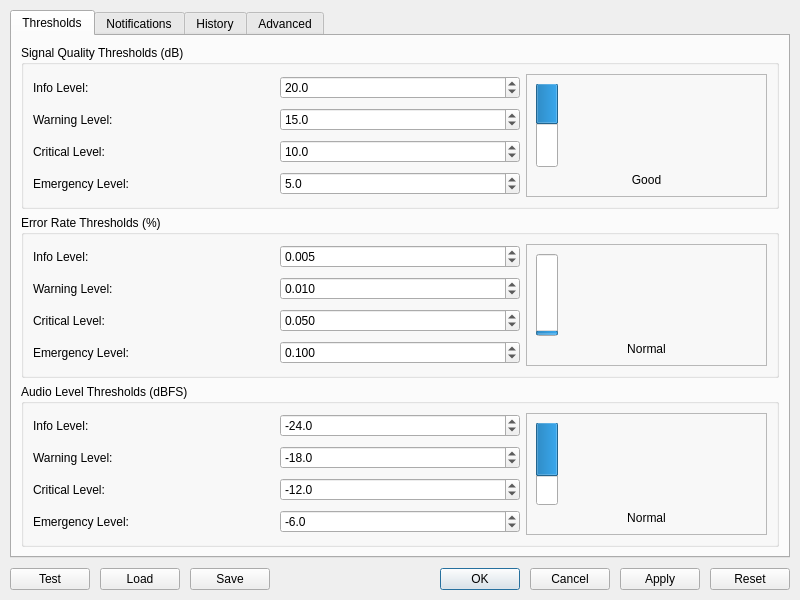
<?xml version="1.0" encoding="UTF-8"?>
<ui version="4.0">
 <class>AlertConfigurationDialog</class>
 <widget class="QDialog" name="AlertConfigurationDialog">
  <property name="geometry">
   <rect>
    <x>0</x>
    <y>0</y>
    <width>800</width>
    <height>600</height>
   </rect>
  </property>
  <property name="minimumSize">
   <size>
    <width>700</width>
    <height>500</height>
   </size>
  </property>
  <property name="windowTitle">
   <string>Alert Configuration</string>
  </property>
  <property name="modal">
   <bool>true</bool>
  </property>
  <layout class="QVBoxLayout" name="mainLayout">
   <property name="spacing">
    <number>10</number>
   </property>
   <property name="leftMargin">
    <number>10</number>
   </property>
   <property name="topMargin">
    <number>10</number>
   </property>
   <property name="rightMargin">
    <number>10</number>
   </property>
   <property name="bottomMargin">
    <number>10</number>
   </property>
   <item>
    <widget class="QTabWidget" name="tabWidget">
     <property name="currentIndex">
      <number>0</number>
     </property>
     <widget class="QWidget" name="thresholdTab">
      <attribute name="title">
       <string>Thresholds</string>
      </attribute>
      <layout class="QVBoxLayout" name="thresholdTabLayout">
       <item>
        <widget class="QGroupBox" name="signalQualityGroup">
         <property name="title">
          <string>Signal Quality Thresholds (dB)</string>
         </property>
         <layout class="QGridLayout" name="signalQualityLayout">
          <item row="0" column="0">
           <widget class="QLabel" name="signalInfoLabel">
            <property name="text">
             <string>Info Level:</string>
            </property>
           </widget>
          </item>
          <item row="0" column="1">
           <widget class="QDoubleSpinBox" name="signalInfoThreshold">
            <property name="decimals">
             <number>1</number>
            </property>
            <property name="minimum">
             <double>0.000000000000000</double>
            </property>
            <property name="maximum">
             <double>50.000000000000000</double>
            </property>
            <property name="value">
             <double>20.000000000000000</double>
            </property>
           </widget>
          </item>
          <item row="1" column="0">
           <widget class="QLabel" name="signalWarningLabel">
            <property name="text">
             <string>Warning Level:</string>
            </property>
           </widget>
          </item>
          <item row="1" column="1">
           <widget class="QDoubleSpinBox" name="signalWarningThreshold">
            <property name="decimals">
             <number>1</number>
            </property>
            <property name="minimum">
             <double>0.000000000000000</double>
            </property>
            <property name="maximum">
             <double>50.000000000000000</double>
            </property>
            <property name="value">
             <double>15.000000000000000</double>
            </property>
           </widget>
          </item>
          <item row="2" column="0">
           <widget class="QLabel" name="signalCriticalLabel">
            <property name="text">
             <string>Critical Level:</string>
            </property>
           </widget>
          </item>
          <item row="2" column="1">
           <widget class="QDoubleSpinBox" name="signalCriticalThreshold">
            <property name="decimals">
             <number>1</number>
            </property>
            <property name="minimum">
             <double>0.000000000000000</double>
            </property>
            <property name="maximum">
             <double>50.000000000000000</double>
            </property>
            <property name="value">
             <double>10.000000000000000</double>
            </property>
           </widget>
          </item>
          <item row="3" column="0">
           <widget class="QLabel" name="signalEmergencyLabel">
            <property name="text">
             <string>Emergency Level:</string>
            </property>
           </widget>
          </item>
          <item row="3" column="1">
           <widget class="QDoubleSpinBox" name="signalEmergencyThreshold">
            <property name="decimals">
             <number>1</number>
            </property>
            <property name="minimum">
             <double>0.000000000000000</double>
            </property>
            <property name="maximum">
             <double>50.000000000000000</double>
            </property>
            <property name="value">
             <double>5.000000000000000</double>
            </property>
           </widget>
          </item>
          <item row="0" column="2" rowspan="4">
           <widget class="QFrame" name="signalIndicatorFrame">
            <property name="frameShape">
             <enum>QFrame::StyledPanel</enum>
            </property>
            <layout class="QVBoxLayout" name="signalIndicatorLayout">
             <item>
              <widget class="QProgressBar" name="signalQualityIndicator">
               <property name="maximum">
                <number>50</number>
               </property>
               <property name="value">
                <number>25</number>
               </property>
               <property name="orientation">
                <enum>Qt::Vertical</enum>
               </property>
               <property name="invertedAppearance">
                <bool>true</bool>
               </property>
              </widget>
             </item>
             <item>
              <widget class="QLabel" name="signalStatusLabel">
               <property name="text">
                <string>Good</string>
               </property>
               <property name="alignment">
                <set>Qt::AlignCenter</set>
               </property>
              </widget>
             </item>
            </layout>
           </widget>
          </item>
         </layout>
        </widget>
       </item>
       <item>
        <widget class="QGroupBox" name="errorRateGroup">
         <property name="title">
          <string>Error Rate Thresholds (%)</string>
         </property>
         <layout class="QGridLayout" name="errorRateLayout">
          <item row="0" column="0">
           <widget class="QLabel" name="errorInfoLabel">
            <property name="text">
             <string>Info Level:</string>
            </property>
           </widget>
          </item>
          <item row="0" column="1">
           <widget class="QDoubleSpinBox" name="errorInfoThreshold">
            <property name="decimals">
             <number>3</number>
            </property>
            <property name="minimum">
             <double>0.000000000000000</double>
            </property>
            <property name="maximum">
             <double>1.000000000000000</double>
            </property>
            <property name="singleStep">
             <double>0.001000000000000</double>
            </property>
            <property name="value">
             <double>0.005000000000000</double>
            </property>
           </widget>
          </item>
          <item row="1" column="0">
           <widget class="QLabel" name="errorWarningLabel">
            <property name="text">
             <string>Warning Level:</string>
            </property>
           </widget>
          </item>
          <item row="1" column="1">
           <widget class="QDoubleSpinBox" name="errorWarningThreshold">
            <property name="decimals">
             <number>3</number>
            </property>
            <property name="minimum">
             <double>0.000000000000000</double>
            </property>
            <property name="maximum">
             <double>1.000000000000000</double>
            </property>
            <property name="singleStep">
             <double>0.001000000000000</double>
            </property>
            <property name="value">
             <double>0.010000000000000</double>
            </property>
           </widget>
          </item>
          <item row="2" column="0">
           <widget class="QLabel" name="errorCriticalLabel">
            <property name="text">
             <string>Critical Level:</string>
            </property>
           </widget>
          </item>
          <item row="2" column="1">
           <widget class="QDoubleSpinBox" name="errorCriticalThreshold">
            <property name="decimals">
             <number>3</number>
            </property>
            <property name="minimum">
             <double>0.000000000000000</double>
            </property>
            <property name="maximum">
             <double>1.000000000000000</double>
            </property>
            <property name="singleStep">
             <double>0.001000000000000</double>
            </property>
            <property name="value">
             <double>0.050000000000000</double>
            </property>
           </widget>
          </item>
          <item row="3" column="0">
           <widget class="QLabel" name="errorEmergencyLabel">
            <property name="text">
             <string>Emergency Level:</string>
            </property>
           </widget>
          </item>
          <item row="3" column="1">
           <widget class="QDoubleSpinBox" name="errorEmergencyThreshold">
            <property name="decimals">
             <number>3</number>
            </property>
            <property name="minimum">
             <double>0.000000000000000</double>
            </property>
            <property name="maximum">
             <double>1.000000000000000</double>
            </property>
            <property name="singleStep">
             <double>0.001000000000000</double>
            </property>
            <property name="value">
             <double>0.100000000000000</double>
            </property>
           </widget>
          </item>
          <item row="0" column="2" rowspan="4">
           <widget class="QFrame" name="errorIndicatorFrame">
            <property name="frameShape">
             <enum>QFrame::StyledPanel</enum>
            </property>
            <layout class="QVBoxLayout" name="errorIndicatorLayout">
             <item>
              <widget class="QProgressBar" name="errorRateIndicator">
               <property name="maximum">
                <number>100</number>
               </property>
               <property name="value">
                <number>2</number>
               </property>
               <property name="orientation">
                <enum>Qt::Vertical</enum>
               </property>
               <property name="invertedAppearance">
                <bool>false</bool>
               </property>
              </widget>
             </item>
             <item>
              <widget class="QLabel" name="errorStatusLabel">
               <property name="text">
                <string>Normal</string>
               </property>
               <property name="alignment">
                <set>Qt::AlignCenter</set>
               </property>
              </widget>
             </item>
            </layout>
           </widget>
          </item>
         </layout>
        </widget>
       </item>
       <item>
        <widget class="QGroupBox" name="audioLevelGroup">
         <property name="title">
          <string>Audio Level Thresholds (dBFS)</string>
         </property>
         <layout class="QGridLayout" name="audioLevelLayout">
          <item row="0" column="0">
           <widget class="QLabel" name="audioInfoLabel">
            <property name="text">
             <string>Info Level:</string>
            </property>
           </widget>
          </item>
          <item row="0" column="1">
           <widget class="QDoubleSpinBox" name="audioInfoThreshold">
            <property name="decimals">
             <number>1</number>
            </property>
            <property name="minimum">
             <double>-120.000000000000000</double>
            </property>
            <property name="maximum">
             <double>0.000000000000000</double>
            </property>
            <property name="value">
             <double>-24.000000000000000</double>
            </property>
           </widget>
          </item>
          <item row="1" column="0">
           <widget class="QLabel" name="audioWarningLabel">
            <property name="text">
             <string>Warning Level:</string>
            </property>
           </widget>
          </item>
          <item row="1" column="1">
           <widget class="QDoubleSpinBox" name="audioWarningThreshold">
            <property name="decimals">
             <number>1</number>
            </property>
            <property name="minimum">
             <double>-120.000000000000000</double>
            </property>
            <property name="maximum">
             <double>0.000000000000000</double>
            </property>
            <property name="value">
             <double>-18.000000000000000</double>
            </property>
           </widget>
          </item>
          <item row="2" column="0">
           <widget class="QLabel" name="audioCriticalLabel">
            <property name="text">
             <string>Critical Level:</string>
            </property>
           </widget>
          </item>
          <item row="2" column="1">
           <widget class="QDoubleSpinBox" name="audioCriticalThreshold">
            <property name="decimals">
             <number>1</number>
            </property>
            <property name="minimum">
             <double>-120.000000000000000</double>
            </property>
            <property name="maximum">
             <double>0.000000000000000</double>
            </property>
            <property name="value">
             <double>-12.000000000000000</double>
            </property>
           </widget>
          </item>
          <item row="3" column="0">
           <widget class="QLabel" name="audioEmergencyLabel">
            <property name="text">
             <string>Emergency Level:</string>
            </property>
           </widget>
          </item>
          <item row="3" column="1">
           <widget class="QDoubleSpinBox" name="audioEmergencyThreshold">
            <property name="decimals">
             <number>1</number>
            </property>
            <property name="minimum">
             <double>-120.000000000000000</double>
            </property>
            <property name="maximum">
             <double>0.000000000000000</double>
            </property>
            <property name="value">
             <double>-6.000000000000000</double>
            </property>
           </widget>
          </item>
          <item row="0" column="2" rowspan="4">
           <widget class="QFrame" name="audioIndicatorFrame">
            <property name="frameShape">
             <enum>QFrame::StyledPanel</enum>
            </property>
            <layout class="QVBoxLayout" name="audioIndicatorLayout">
             <item>
              <widget class="QProgressBar" name="audioLevelIndicator">
               <property name="maximum">
                <number>120</number>
               </property>
               <property name="value">
                <number>80</number>
               </property>
               <property name="orientation">
                <enum>Qt::Vertical</enum>
               </property>
               <property name="invertedAppearance">
                <bool>true</bool>
               </property>
              </widget>
             </item>
             <item>
              <widget class="QLabel" name="audioStatusLabel">
               <property name="text">
                <string>Normal</string>
               </property>
               <property name="alignment">
                <set>Qt::AlignCenter</set>
               </property>
              </widget>
             </item>
            </layout>
           </widget>
          </item>
         </layout>
        </widget>
       </item>
       <item>
        <spacer name="thresholdVerticalSpacer">
         <property name="orientation">
          <enum>Qt::Vertical</enum>
         </property>
         <property name="sizeHint" stdset="0">
          <size>
           <width>20</width>
           <height>40</height>
          </size>
         </property>
        </spacer>
       </item>
      </layout>
     </widget>
     <widget class="QWidget" name="notificationTab">
      <attribute name="title">
       <string>Notifications</string>
      </attribute>
      <layout class="QVBoxLayout" name="notificationTabLayout">
       <item>
        <widget class="QGroupBox" name="visualNotificationGroup">
         <property name="title">
          <string>Visual Notifications</string>
         </property>
         <layout class="QVBoxLayout" name="visualNotificationLayout">
          <item>
           <widget class="QCheckBox" name="enableVisualAlerts">
            <property name="text">
             <string>Enable visual alerts</string>
            </property>
            <property name="checked">
             <bool>true</bool>
            </property>
           </widget>
          </item>
          <item>
           <widget class="QCheckBox" name="enableFlashingAlerts">
            <property name="text">
             <string>Enable flashing alerts</string>
            </property>
           </widget>
          </item>
          <item>
           <widget class="QCheckBox" name="enableColorCoding">
            <property name="text">
             <string>Enable color coding</string>
            </property>
            <property name="checked">
             <bool>true</bool>
            </property>
           </widget>
          </item>
          <item>
           <layout class="QFormLayout" name="visualSettingsLayout">
            <item row="0" column="0">
             <widget class="QLabel" name="alertColorSchemeLabel">
              <property name="text">
               <string>Color Scheme:</string>
              </property>
             </widget>
            </item>
            <item row="0" column="1">
             <widget class="QComboBox" name="alertColorScheme"/>
            </item>
            <item row="1" column="0">
             <widget class="QLabel" name="alertDisplayDurationLabel">
              <property name="text">
               <string>Display Duration (s):</string>
              </property>
             </widget>
            </item>
            <item row="1" column="1">
             <widget class="QSpinBox" name="alertDisplayDuration">
              <property name="minimum">
               <number>1</number>
              </property>
              <property name="maximum">
               <number>60</number>
              </property>
              <property name="value">
               <number>5</number>
              </property>
             </widget>
            </item>
           </layout>
          </item>
         </layout>
        </widget>
       </item>
       <item>
        <widget class="QGroupBox" name="audioNotificationGroup">
         <property name="title">
          <string>Audio Notifications</string>
         </property>
         <layout class="QVBoxLayout" name="audioNotificationLayout">
          <item>
           <widget class="QCheckBox" name="enableAudioAlerts">
            <property name="text">
             <string>Enable audio alerts</string>
            </property>
           </widget>
          </item>
          <item>
           <layout class="QFormLayout" name="audioSettingsLayout">
            <item row="0" column="0">
             <widget class="QLabel" name="alertSoundSchemeLabel">
              <property name="text">
               <string>Sound Scheme:</string>
              </property>
             </widget>
            </item>
            <item row="0" column="1">
             <widget class="QComboBox" name="alertSoundScheme"/>
            </item>
            <item row="1" column="0">
             <widget class="QLabel" name="alertVolumeLabel">
              <property name="text">
               <string>Volume:</string>
              </property>
             </widget>
            </item>
            <item row="1" column="1">
             <widget class="QSlider" name="alertVolumeSlider">
              <property name="maximum">
               <number>100</number>
              </property>
              <property name="value">
               <number>50</number>
              </property>
              <property name="orientation">
               <enum>Qt::Horizontal</enum>
              </property>
             </widget>
            </item>
            <item row="2" column="1">
             <widget class="QPushButton" name="testSoundButton">
              <property name="text">
               <string>Test Sound</string>
              </property>
             </widget>
            </item>
           </layout>
          </item>
         </layout>
        </widget>
       </item>
       <item>
        <widget class="QGroupBox" name="cooldownGroup">
         <property name="title">
          <string>Cooldown Settings</string>
         </property>
         <layout class="QFormLayout" name="cooldownLayout">
          <item row="0" column="0">
           <widget class="QLabel" name="cooldownPeriodLabel">
            <property name="text">
             <string>Cooldown Period (ms):</string>
            </property>
           </widget>
          </item>
          <item row="0" column="1">
           <widget class="QSpinBox" name="cooldownPeriod">
            <property name="minimum">
             <number>1000</number>
            </property>
            <property name="maximum">
             <number>300000</number>
            </property>
            <property name="singleStep">
             <number>1000</number>
            </property>
            <property name="value">
             <number>5000</number>
            </property>
           </widget>
          </item>
          <item row="1" column="0" colspan="2">
           <widget class="QCheckBox" name="enableCooldownByType">
            <property name="text">
             <string>Enable cooldown by alert type</string>
            </property>
           </widget>
          </item>
          <item row="2" column="0" colspan="2">
           <widget class="QCheckBox" name="enableAlertEscalation">
            <property name="text">
             <string>Enable alert escalation</string>
            </property>
           </widget>
          </item>
         </layout>
        </widget>
       </item>
       <item>
        <spacer name="notificationVerticalSpacer">
         <property name="orientation">
          <enum>Qt::Vertical</enum>
         </property>
         <property name="sizeHint" stdset="0">
          <size>
           <width>20</width>
           <height>40</height>
          </size>
         </property>
        </spacer>
       </item>
      </layout>
     </widget>
     <widget class="QWidget" name="historyTab">
      <attribute name="title">
       <string>History</string>
      </attribute>
      <layout class="QVBoxLayout" name="historyTabLayout">
       <item>
        <widget class="QSplitter" name="historySplitter">
         <property name="orientation">
          <enum>Qt::Horizontal</enum>
         </property>
         <widget class="QWidget" name="historyListWidget">
          <layout class="QVBoxLayout" name="historyListLayout">
           <item>
            <widget class="QLabel" name="historyListLabel">
             <property name="text">
              <string>Alert History</string>
             </property>
             <property name="font">
              <font>
               <weight>75</weight>
               <bold>true</bold>
              </font>
             </property>
            </widget>
           </item>
           <item>
            <widget class="QTableWidget" name="alertHistoryTable">
             <property name="selectionBehavior">
              <enum>QAbstractItemView::SelectRows</enum>
             </property>
             <property name="sortingEnabled">
              <bool>true</bool>
             </property>
             <column>
              <property name="text">
               <string>Time</string>
              </property>
             </column>
             <column>
              <property name="text">
               <string>Level</string>
              </property>
             </column>
             <column>
              <property name="text">
               <string>Type</string>
              </property>
             </column>
             <column>
              <property name="text">
               <string>Value</string>
              </property>
             </column>
            </widget>
           </item>
           <item>
            <layout class="QHBoxLayout" name="historyButtonsLayout">
             <item>
              <widget class="QPushButton" name="clearHistoryButton">
               <property name="text">
                <string>Clear History</string>
               </property>
              </widget>
             </item>
             <item>
              <widget class="QPushButton" name="exportHistoryButton">
               <property name="text">
                <string>Export History</string>
               </property>
              </widget>
             </item>
             <item>
              <spacer name="historyButtonsSpacer">
               <property name="orientation">
                <enum>Qt::Horizontal</enum>
               </property>
               <property name="sizeHint" stdset="0">
                <size>
                 <width>40</width>
                 <height>20</height>
                </size>
               </property>
              </spacer>
             </item>
            </layout>
           </item>
          </layout>
         </widget>
         <widget class="QWidget" name="historyDetailsWidget">
          <layout class="QVBoxLayout" name="historyDetailsLayout">
           <item>
            <widget class="QLabel" name="historyDetailsLabel">
             <property name="text">
              <string>Alert Details</string>
             </property>
             <property name="font">
              <font>
               <weight>75</weight>
               <bold>true</bold>
              </font>
             </property>
            </widget>
           </item>
           <item>
            <widget class="QTextEdit" name="alertDetailsText">
             <property name="readOnly">
              <bool>true</bool>
             </property>
             <property name="html">
              <string>&lt;!DOCTYPE HTML PUBLIC &quot;-//W3C//DTD HTML 4.0//EN&quot; &quot;http://www.w3.org/TR/REC-html40/strict.dtd&quot;&gt;
&lt;html&gt;&lt;head&gt;&lt;meta name=&quot;qrichtext&quot; content=&quot;1&quot; /&gt;&lt;style type=&quot;text/css&quot;&gt;
p, li { white-space: pre-wrap; }
&lt;/style&gt;&lt;/head&gt;&lt;body style=&quot; font-family:'MS Shell Dlg 2'; font-size:8.25pt; font-weight:400; font-style:normal;&quot;&gt;
&lt;p style=&quot; margin-top:0px; margin-bottom:0px; margin-left:0px; margin-right:0px; -qt-block-indent:0; text-indent:0px;&quot;&gt;Select an alert from the history table to view detailed information.&lt;/p&gt;&lt;/body&gt;&lt;/html&gt;</string>
             </property>
            </widget>
           </item>
          </layout>
         </widget>
        </widget>
       </item>
      </layout>
     </widget>
     <widget class="QWidget" name="advancedTab">
      <attribute name="title">
       <string>Advanced</string>
      </attribute>
      <layout class="QVBoxLayout" name="advancedTabLayout">
       <item>
        <widget class="QGroupBox" name="performanceGroup">
         <property name="title">
          <string>Performance Settings</string>
         </property>
         <layout class="QFormLayout" name="performanceLayout">
          <item row="0" column="0">
           <widget class="QLabel" name="processingIntervalLabel">
            <property name="text">
             <string>Processing Interval (ms):</string>
            </property>
           </widget>
          </item>
          <item row="0" column="1">
           <widget class="QSpinBox" name="processingInterval">
            <property name="minimum">
             <number>10</number>
            </property>
            <property name="maximum">
             <number>1000</number>
            </property>
            <property name="value">
             <number>100</number>
            </property>
           </widget>
          </item>
          <item row="1" column="0">
           <widget class="QLabel" name="maxHistoryEntriesLabel">
            <property name="text">
             <string>Max History Entries:</string>
            </property>
           </widget>
          </item>
          <item row="1" column="1">
           <widget class="QSpinBox" name="maxHistoryEntries">
            <property name="minimum">
             <number>100</number>
            </property>
            <property name="maximum">
             <number>10000</number>
            </property>
            <property name="value">
             <number>1000</number>
            </property>
           </widget>
          </item>
          <item row="2" column="0" colspan="2">
           <widget class="QCheckBox" name="enableMemoryOptimization">
            <property name="text">
             <string>Enable memory optimization</string>
            </property>
           </widget>
          </item>
          <item row="3" column="0">
           <widget class="QLabel" name="memoryUsageLabel">
            <property name="text">
             <string>Memory Usage:</string>
            </property>
           </widget>
          </item>
          <item row="3" column="1">
           <widget class="QProgressBar" name="memoryUsageIndicator">
            <property name="value">
             <number>15</number>
            </property>
           </widget>
          </item>
         </layout>
        </widget>
       </item>
       <item>
        <widget class="QGroupBox" name="integrationGroup">
         <property name="title">
          <string>UI Integration</string>
         </property>
         <layout class="QVBoxLayout" name="integrationLayout">
          <item>
           <widget class="QCheckBox" name="enableMainWindowIntegration">
            <property name="text">
             <string>Enable main window integration</string>
            </property>
            <property name="checked">
             <bool>true</bool>
            </property>
           </widget>
          </item>
          <item>
           <widget class="QCheckBox" name="enableStatusBarAlerts">
            <property name="text">
             <string>Enable status bar alerts</string>
            </property>
            <property name="checked">
             <bool>true</bool>
            </property>
           </widget>
          </item>
          <item>
           <widget class="QCheckBox" name="enableDockPanelAlerts">
            <property name="text">
             <string>Enable dock panel alerts</string>
            </property>
           </widget>
          </item>
          <item>
           <widget class="QCheckBox" name="enableToolbarIndicators">
            <property name="text">
             <string>Enable toolbar indicators</string>
            </property>
           </widget>
          </item>
         </layout>
        </widget>
       </item>
       <item>
        <spacer name="advancedVerticalSpacer">
         <property name="orientation">
          <enum>Qt::Vertical</enum>
         </property>
         <property name="sizeHint" stdset="0">
          <size>
           <width>20</width>
           <height>40</height>
          </size>
         </property>
        </spacer>
       </item>
      </layout>
     </widget>
    </widget>
   </item>
   <item>
    <layout class="QHBoxLayout" name="buttonLayout">
     <item>
      <widget class="QPushButton" name="testButton">
       <property name="text">
        <string>Test</string>
       </property>
      </widget>
     </item>
     <item>
      <widget class="QPushButton" name="loadButton">
       <property name="text">
        <string>Load</string>
       </property>
      </widget>
     </item>
     <item>
      <widget class="QPushButton" name="saveButton">
       <property name="text">
        <string>Save</string>
       </property>
      </widget>
     </item>
     <item>
      <spacer name="buttonHorizontalSpacer">
       <property name="orientation">
        <enum>Qt::Horizontal</enum>
       </property>
       <property name="sizeHint" stdset="0">
        <size>
         <width>40</width>
         <height>20</height>
        </size>
       </property>
      </spacer>
     </item>
     <item>
      <widget class="QPushButton" name="okButton">
       <property name="text">
        <string>OK</string>
       </property>
       <property name="default">
        <bool>true</bool>
       </property>
      </widget>
     </item>
     <item>
      <widget class="QPushButton" name="cancelButton">
       <property name="text">
        <string>Cancel</string>
       </property>
      </widget>
     </item>
     <item>
      <widget class="QPushButton" name="applyButton">
       <property name="text">
        <string>Apply</string>
       </property>
      </widget>
     </item>
     <item>
      <widget class="QPushButton" name="resetButton">
       <property name="text">
        <string>Reset</string>
       </property>
      </widget>
     </item>
    </layout>
   </item>
  </layout>
 </widget>
 <resources/>
 <connections>
  <connection>
   <sender>okButton</sender>
   <signal>clicked()</signal>
   <receiver>AlertConfigurationDialog</receiver>
   <slot>accept()</slot>
   <hints>
    <hint type="sourcelabel">
     <x>600</x>
     <y>580</y>
    </hint>
    <hint type="destinationlabel">
     <x>400</x>
     <y>300</y>
    </hint>
   </hints>
  </connection>
  <connection>
   <sender>cancelButton</sender>
   <signal>clicked()</signal>
   <receiver>AlertConfigurationDialog</receiver>
   <slot>reject()</slot>
   <hints>
    <hint type="sourcelabel">
     <x>660</x>
     <y>580</y>
    </hint>
    <hint type="destinationlabel">
     <x>400</x>
     <y>300</y>
    </hint>
   </hints>
  </connection>
 </connections>
</ui>
